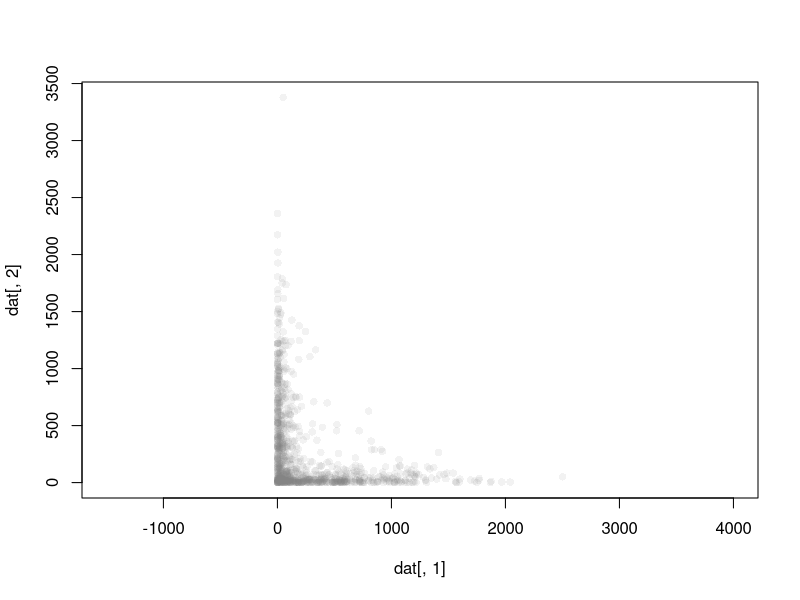

R code for this plot: (Note: this script raises an error after producing the figure.)
rm(list=ls())

set.seed(10)
n <- 500
mean_vec_1 <- c(20,0)
cov_mat_1 <- matrix(c(100, 0,
                      0, 50), 2, 2)
####
mean_vec_2 <- c(0,20)
cov_mat_2 <- matrix(c(50, 0,
                      0, 100), 2, 2)

dat_1 <- MASS::mvrnorm(n, mu = mean_vec_1, Sigma = cov_mat_1)
dat_1 <- apply(dat_1, 2, function(x){x^2}) # copula-part (monotonic transformation)
dat_2 <- MASS::mvrnorm(n, mu = mean_vec_2, Sigma = cov_mat_2)
dat_2 <- apply(dat_2, 2, function(x){x^2})

dat <- rbind(dat_1, dat_2)
# dat_3 <- MASS::mvrnorm(n, mu = c(0,0), Sigma = diag(2))
# dat <- rbind(dat_1, dat_2, dat_3)

# par(mar = c(0.5, 0.5, 0.5, 0.5))
plot(dat[,1], dat[,2], asp = T,
     pch = 16, col = rgb(0.5, 0.5, 0.5, 0.1))
# lines(rep(20,2), c(-100,100), col = "red", lty = 2)
# lines(rep(-20,2), c(-100,100), col = "red", lty = 2)

# Thing to remember #1: the mean and covariance are closely
## related to make this "L-shape" work.
## Remember you can play around with all 4 values, but
## changing some of the values might require you to
## also change the mean to get the "L-shape" to work.

# Thing to remember #2: The main appeal of using copulas
## is to get "non-gaussian-looking" data, of which
## this might be useful in getting "skewed" distributions
## so that most of the mass in the "L-shape" are closer
## to the origin. Then, to achieve this, one could consider
## a monotonic function such as f(x) = x^2

# Thing to remember #3: This is currently a 2-dimensional
## example, but if we want to consider the 8-dimensional
## example, we can just think of each 2x2 submatrix
## at a time (within the 8x8 covariance matrix)

# Thing to remember #4: Remember your covariance matrices
## need to be PSD (positive semi-definite). 
## You can always explicitly check the eigenvalues of cov_mat 
## to make sure it's PSD.
## Example:
cov_mat <- matrix(c(1, 5,
                    5, 1), 2, 2)
eigen(cov_mat)$values # this means this is a indefinite matrix (some positive, some negative eigenvalues)
MASS::mvrnorm(n, mu = c(0,0), Sigma = cov_mat)

# https://en.wikipedia.org/wiki/Sylvester%27s_criterion
### what is this: This is a convenient "trick" to quickly see if a matrix is PSD or not
### key ideas behind the trick: We have a simple formula for the determinant of a 2x2 matrix
### For a matrix mat(c(a,b,c,d),2,2), the determinant is ad-bc
### Why is this even relevant: We know there's a close connection b/w determinants and eigenvalues
### The relation: the product of the eigenvalues is the determinant
### So why do we care about this for PSD matrices: 
### Because if the determinant is negative for a 2x2 matrix, that MUST mean
### you had one positive and one negative eigenvalue (and hence, not PSD)
## Note: For 2x2 matrices, ad-bc > 0 means that the product of diagonal entries 
## must be larger than the product of the off-diagonal <- the most important line.
#### Recall though, we're working with an 8x8 matrix, so this is where 
## we need Slyvester's criterion to help us along the way.
#### There two ways to think about this:
## 1) [the literal way, on what the criterion says -- the wiki page] 
## A matrix is PSD if and only if (i.e is an equivalent definition essentially)
## if all the upper-left square matrices have a positive determinant
## Remark 1: This is how we rule of "two negative eigenvalues resulting in a positive determinant"
## Remark 2: It's kinda hard to use in practical tho, because we don't have nice simple formulas
## for determinant for 3x3, 4x4, etc. matrices
## 2) [the practical way]
## A /necessary/ (but not sufficient) condition for a matrix to be PSD
## (in simple words: If this trick says it's a PSD matrix, it might not actually be,
### but all PSD matrices will satisfy this trick)
## For an 8x8 matrix, pick 2 diagonal entries and check all the 
## determinant for their corresponding 2x2 submatrix. If ALL possible 2x2
## matrices chosen in this way have a positive determinant, then we can
## probably intuit that the 8x8 matrix is PSD.
## This works: because the determinant is unchanged when we swap rows&columns accordingly
## Hence, we can make ANY two variables the top-two variables in our 8x8 matrix
## and then apply Slyvester's criterion (meaning we'll be checking the determinant of 
## that top-left 2x2 matrix)

## Takeaway: When we're thinking about whether or not an 8x8 matrix is PSD
## it's "good enough" for us (at least, to get some intuition) to consider
## all possible 2x2 submatrices along the diagonal of the 8x8 matrix.
## [example: take the 2x2 matrix formed by: (1,1), (1,5), (5,1), (5,5)]

## ^^^ this is really just a trick to quickly see if a matrix is PSD (but note,
## is a "necessary but not sufficient", so it's not 100% reliable, but it's good
## enough for us to get some intuition on when a matrix might be PSD)

## Takeaway #2: For the most part, if your covariance matrix is "diagonally dominant",
## then you should fine. [the largest entry in each row, is the diagonal entry]

